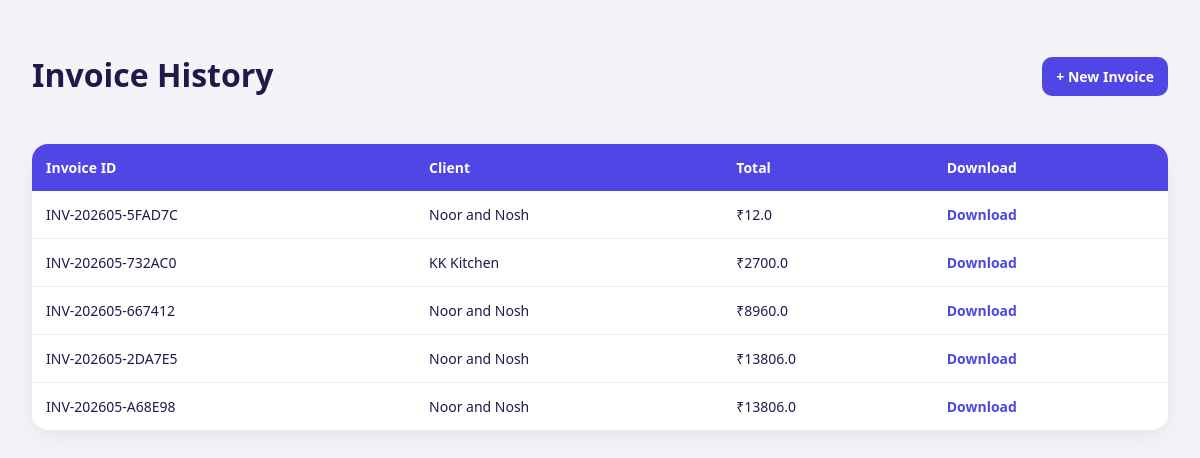
Before: /history with the older database file.
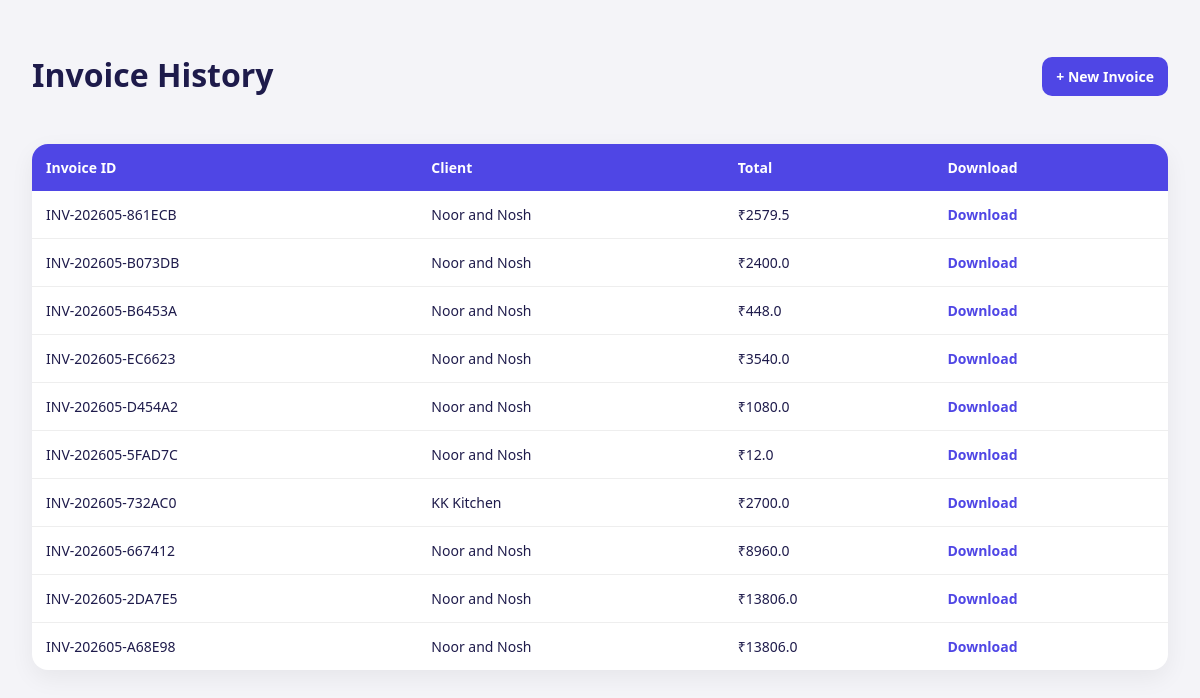
After: the same page with the newer database file.
### tables this page shows
CREATE TABLE invoices (
            id          TEXT PRIMARY KEY,
            client_name TEXT NOT NULL,
            total       REAL NOT NULL,
            filename    TEXT NOT NULL,
            created_at  TEXT NOT NULL
        );

### app.py (the view)
@app.route("/history")
def history():
    invoices = get_all_invoices()
    return render_template("history.html", invoices=invoices)

### database.py (called while the page is built)
def get_all_invoices():
    try:
        conn = sqlite3.connect(DB_PATH)
        rows = conn.execute(
            "SELECT * FROM invoices ORDER BY created_at DESC"
        ).fetchall()
        return rows
    except sqlite3.Error as e:
        print(f"[DB ERROR] Could not fetch invoices: {e}")
        return []
    finally:
        conn.close()

### templates/history.html (shortened to what this page needs)
<!DOCTYPE html>
<html lang="en">
<head>
</head>
<body>
<div class="topbar">
  <h1>Invoice History</h1>
  <a href="/" class="back-btn">
    + New Invoice
  </a>
</div>
<div class="table-wrap">
<table>
  <tr>
    <th>Invoice ID</th>
    <th>Client</th>
    <th>Total</th>
    <th>Download</th>
  </tr>
  {% for invoice in invoices %}
  <tr>
    <td>{{ invoice[0] }}</td>
    <td>{{ invoice[1] }}</td>
    <td>₹{{ invoice[2] }}</td>
    <td>
      <a class="download"
         href="/download/{{ invoice[3] }}">
         Download
      </a>
    </td>
  </tr>
  {% endfor %}
</table>
</div>
</body>
</html>

### templates/history.html (style rules this page uses)
body { margin:0; font-family:'Segoe UI',sans-serif; background:#f4f4f8; padding:2rem; color:#1e1b4b; }
h1 { margin-bottom:1.5rem; }
.table-wrap { background:white; border-radius:16px; overflow:hidden; box-shadow:0 8px 24px rgba(0,0,0,.06); }
table { width:100%; border-collapse:collapse; }
th { background:#4f46e5; color:white; text-align:left; padding:14px; font-size:14px; }
td { padding:14px; border-bottom:1px solid #eee; font-size:14px; }
tr:last-child td { border-bottom:none; }
.download { color:#4f46e5; text-decoration:none; font-weight:600; }
.topbar { display:flex; justify-content:space-between; align-items:center; margin-bottom:1.5rem; }
.back-btn { text-decoration:none; color:white; background:#4f46e5; padding:10px 14px; border-radius:10px; font-size:14px; font-weight:600; }

Changed rows visible on the page:
added invoices: id "INV-202605-861ECB", client_name "Noor and Nosh", total "2579.5"
added invoices: id "INV-202605-B073DB", client_name "Noor and Nosh", total "2400.0"
added invoices: id "INV-202605-B6453A", client_name "Noor and Nosh", total "448.0"
added invoices: id "INV-202605-EC6623", client_name "Noor and Nosh", total "3540.0"
added invoices: id "INV-202605-D454A2", client_name "Noor and Nosh", total "1080.0"
